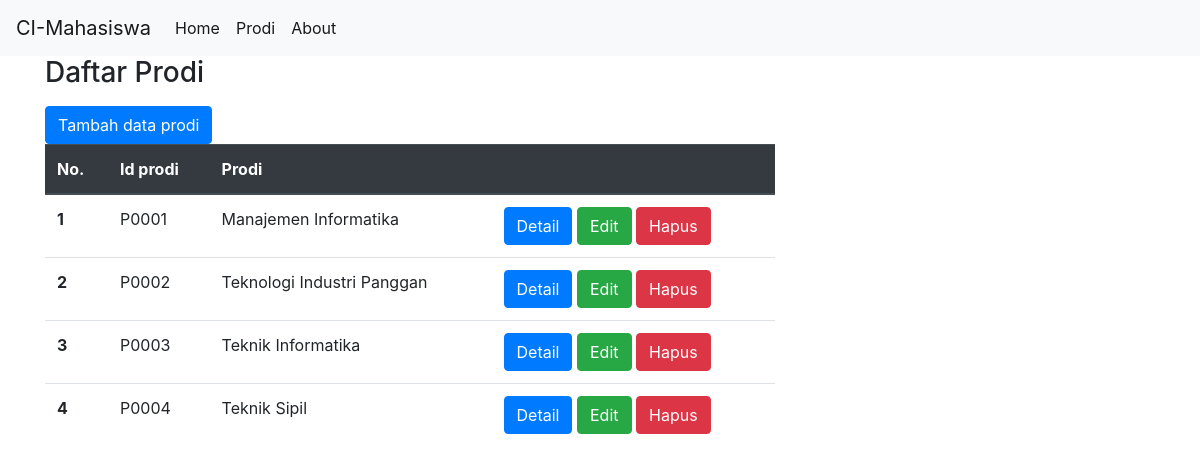
Page /index.php/prodi on the committed database.
### tables this page shows
CREATE TABLE `prodi` (
  `id_prodi` varchar(5) NOT NULL,
  `prodi` varchar(50) NOT NULL
);

### application/controllers/Prodi.php (called while the page is built, shortened)
<?php
class Prodi extends CI_Controller{
    public function __construct()
    {
        $this->load->model('Prodi_model');
        $this->load->library('form_validation');
    }
    public function index()
    {
        $data['prodi']=$this->Prodi_model->getProdi();
        $data['judul']='Dafar Prodi';
        $this->load->view('templates/header',$data);
        $this->load->view('prodi/index',$data);
        $this->load->view('templates/footer');
    }
}

### index.php (called while the page is built, shortened)
<?php
require_once BASEPATH.'core/CodeIgniter.php';

### application/models/Prodi_model.php (called while the page is built, shortened)
<?php
class Prodi_model extends CI_Model{
    public function getProdi()
    {
        $query= $this->db->get('prodi');
        return $query->result_array();
    }
}

### application/views/prodi/index.php (the view)
<div class="container">
<div class="row">
    <div class="col-md-8">
        <h3>Daftar Prodi</h3>
            <div class="row mt-3">
                <div class="col-md-6">
                    <a href="<?= base_url();?>prodi/tambah" class="btn btn-primary">Tambah data prodi</a>
                </div>
            </div>
        <table class="table">
            <thead class="thead-dark">
                <tr>
                <th scope="col">No.</th>
                <th scope="col">Id prodi</th>
                <th scope="col">Prodi</th>
                <th scope="col"></th>
                </tr>
            </thead>
            <tbody>
            <?php
                $a=0;
                foreach($prodi as $prodi):
                    $a++
                ?>
                <tr>
                <th scope="row"><?= $a; ?></th>
                <td><?= $prodi['id_prodi']; ?></td>
                <td><?= $prodi['prodi']; ?></td>
                <td>
                    <a href="<?= base_url(); ?>prodi/detail/<?=$prodi['id_prodi'];?>" class="btn btn-primary">Detail</a>
                    <a href="<?=  base_url();?>prodi/edit/<?=$prodi['id_prodi'];?>" class="btn btn-success">Edit</a>
                    <a href="<?=  base_url();?>prodi/hapus/<?=$prodi['id_prodi'];?>" class="btn btn-danger">Hapus</a>
                </td>
                </tr>
                <?php endforeach; ?>
            </tbody>
        </table>
    </div>
  </div>
</div>

### rows in the picture
prodi: id_prodi "P0001", prodi "Manajemen Informatika"
prodi: id_prodi "P0002", prodi "Teknologi Industri Panggan"
prodi: id_prodi "P0003", prodi "Teknik Informatika"
prodi: id_prodi "P0004", prodi "Teknik Sipil"
